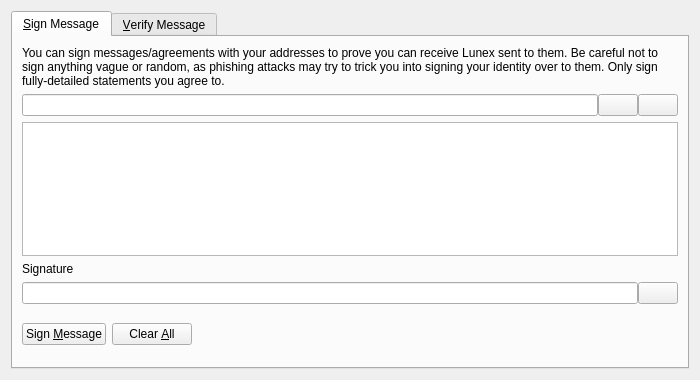
<?xml version="1.0" encoding="UTF-8"?>
<ui version="4.0">
 <class>SignVerifyMessageDialog</class>
 <widget class="QDialog" name="SignVerifyMessageDialog">
  <property name="geometry">
   <rect>
    <x>0</x>
    <y>0</y>
    <width>700</width>
    <height>380</height>
   </rect>
  </property>
  <property name="windowTitle">
   <string>Signatures - Sign / Verify a Message</string>
  </property>
  <property name="modal">
   <bool>true</bool>
  </property>
  <layout class="QVBoxLayout" name="verticalLayout">
   <item>
    <widget class="QTabWidget" name="tabWidget">
     <property name="currentIndex">
      <number>0</number>
     </property>
     <widget class="QWidget" name="tabSignMessage">
      <attribute name="title">
       <string>&amp;Sign Message</string>
      </attribute>
      <layout class="QVBoxLayout" name="verticalLayout_SM">
       <item>
        <widget class="QLabel" name="infoLabel_SM">
         <property name="text">
          <string>You can sign messages/agreements with your addresses to prove you can receive Lunex sent to them. Be careful not to sign anything vague or random, as phishing attacks may try to trick you into signing your identity over to them. Only sign fully-detailed statements you agree to.</string>
         </property>
         <property name="textFormat">
          <enum>Qt::PlainText</enum>
         </property>
         <property name="wordWrap">
          <bool>true</bool>
         </property>
        </widget>
       </item>
       <item>
        <layout class="QHBoxLayout" name="horizontalLayout_1_SM">
         <property name="spacing">
          <number>0</number>
         </property>
         <item>
          <widget class="QValidatedLineEdit" name="addressIn_SM">
           <property name="toolTip">
            <string>The Lunex address to sign the message with</string>
           </property>
          </widget>
         </item>
         <item>
          <widget class="QPushButton" name="addressBookButton_SM">
           <property name="toolTip">
            <string>Choose previously used address</string>
           </property>
           <property name="text">
            <string/>
           </property>
           <property name="shortcut">
            <string>Alt+A</string>
           </property>
           <property name="autoDefault">
            <bool>false</bool>
           </property>
          </widget>
         </item>
         <item>
          <widget class="QPushButton" name="pasteButton_SM">
           <property name="toolTip">
            <string>Paste address from clipboard</string>
           </property>
           <property name="text">
            <string/>
           </property>
           <property name="shortcut">
            <string>Alt+P</string>
           </property>
           <property name="autoDefault">
            <bool>false</bool>
           </property>
          </widget>
         </item>
        </layout>
       </item>
       <item>
        <widget class="QPlainTextEdit" name="messageIn_SM">
         <property name="toolTip">
          <string>Enter the message you want to sign here</string>
         </property>
        </widget>
       </item>
       <item>
        <widget class="QLabel" name="signatureLabel_SM">
         <property name="text">
          <string>Signature</string>
         </property>
         <property name="textFormat">
          <enum>Qt::PlainText</enum>
         </property>
        </widget>
       </item>
       <item>
        <layout class="QHBoxLayout" name="horizontalLayout_2_SM">
         <property name="spacing">
          <number>0</number>
         </property>
         <item>
          <widget class="QLineEdit" name="signatureOut_SM">
           <property name="font">
            <font>
             <italic>true</italic>
            </font>
           </property>
           <property name="readOnly">
            <bool>true</bool>
           </property>
          </widget>
         </item>
         <item>
          <widget class="QPushButton" name="copySignatureButton_SM">
           <property name="toolTip">
            <string>Copy the current signature to the system clipboard</string>
           </property>
           <property name="text">
            <string/>
           </property>
           <property name="autoDefault">
            <bool>false</bool>
           </property>
          </widget>
         </item>
        </layout>
       </item>
       <item>
        <layout class="QHBoxLayout" name="horizontalLayout_3_SM">
         <item>
          <widget class="QPushButton" name="signMessageButton_SM">
           <property name="toolTip">
            <string>Sign the message to prove you own this Lunex address</string>
           </property>
           <property name="text">
            <string>Sign &amp;Message</string>
           </property>
           <property name="autoDefault">
            <bool>false</bool>
           </property>
          </widget>
         </item>
         <item>
          <widget class="QPushButton" name="clearButton_SM">
           <property name="toolTip">
            <string>Reset all sign message fields</string>
           </property>
           <property name="text">
            <string>Clear &amp;All</string>
           </property>
           <property name="autoDefault">
            <bool>false</bool>
           </property>
          </widget>
         </item>
         <item>
          <spacer name="horizontalSpacer_1_SM">
           <property name="orientation">
            <enum>Qt::Horizontal</enum>
           </property>
           <property name="sizeHint" stdset="0">
            <size>
             <width>40</width>
             <height>48</height>
            </size>
           </property>
          </spacer>
         </item>
         <item>
          <widget class="QLabel" name="statusLabel_SM">
           <property name="font">
            <font>
             <weight>75</weight>
             <bold>true</bold>
            </font>
           </property>
           <property name="text">
            <string/>
           </property>
           <property name="wordWrap">
            <bool>true</bool>
           </property>
          </widget>
         </item>
         <item>
          <spacer name="horizontalSpacer_2_SM">
           <property name="orientation">
            <enum>Qt::Horizontal</enum>
           </property>
           <property name="sizeHint" stdset="0">
            <size>
             <width>40</width>
             <height>48</height>
            </size>
           </property>
          </spacer>
         </item>
        </layout>
       </item>
      </layout>
     </widget>
     <widget class="QWidget" name="tabVerifyMessage">
      <attribute name="title">
       <string>&amp;Verify Message</string>
      </attribute>
      <layout class="QVBoxLayout" name="verticalLayout_VM">
       <item>
        <widget class="QLabel" name="infoLabel_VM">
         <property name="text">
          <string>Enter the receiver's address, message (ensure you copy line breaks, spaces, tabs, etc. exactly) and signature below to verify the message. Be careful not to read more into the signature than what is in the signed message itself, to avoid being tricked by a man-in-the-middle attack. Note that this only proves the signing party receives with the address, it cannot prove sendership of any transaction!</string>
         </property>
         <property name="textFormat">
          <enum>Qt::PlainText</enum>
         </property>
         <property name="alignment">
          <set>Qt::AlignLeading|Qt::AlignLeft|Qt::AlignTop</set>
         </property>
         <property name="wordWrap">
          <bool>true</bool>
         </property>
        </widget>
       </item>
       <item>
        <layout class="QHBoxLayout" name="horizontalLayout_1_VM">
         <property name="spacing">
          <number>0</number>
         </property>
         <item>
          <widget class="QValidatedLineEdit" name="addressIn_VM">
           <property name="toolTip">
            <string>The Lunex address the message was signed with</string>
           </property>
          </widget>
         </item>
         <item>
          <widget class="QPushButton" name="addressBookButton_VM">
           <property name="toolTip">
            <string>Choose previously used address</string>
           </property>
           <property name="text">
            <string/>
           </property>
           <property name="shortcut">
            <string>Alt+A</string>
           </property>
           <property name="autoDefault">
            <bool>false</bool>
           </property>
          </widget>
         </item>
        </layout>
       </item>
       <item>
        <widget class="QPlainTextEdit" name="messageIn_VM"/>
       </item>
       <item>
        <widget class="QValidatedLineEdit" name="signatureIn_VM"/>
       </item>
       <item>
        <layout class="QHBoxLayout" name="horizontalLayout_2_VM">
         <item>
          <widget class="QPushButton" name="verifyMessageButton_VM">
           <property name="toolTip">
            <string>Verify the message to ensure it was signed with the specified Lunex address</string>
           </property>
           <property name="text">
            <string>Verify &amp;Message</string>
           </property>
           <property name="autoDefault">
            <bool>false</bool>
           </property>
          </widget>
         </item>
         <item>
          <widget class="QPushButton" name="clearButton_VM">
           <property name="toolTip">
            <string>Reset all verify message fields</string>
           </property>
           <property name="text">
            <string>Clear &amp;All</string>
           </property>
           <property name="autoDefault">
            <bool>false</bool>
           </property>
          </widget>
         </item>
         <item>
          <spacer name="horizontalSpacer_1_VM">
           <property name="orientation">
            <enum>Qt::Horizontal</enum>
           </property>
           <property name="sizeHint" stdset="0">
            <size>
             <width>40</width>
             <height>48</height>
            </size>
           </property>
          </spacer>
         </item>
         <item>
          <widget class="QLabel" name="statusLabel_VM">
           <property name="font">
            <font>
             <weight>75</weight>
             <bold>true</bold>
            </font>
           </property>
           <property name="text">
            <string/>
           </property>
           <property name="wordWrap">
            <bool>true</bool>
           </property>
          </widget>
         </item>
         <item>
          <spacer name="horizontalSpacer_2_VM">
           <property name="orientation">
            <enum>Qt::Horizontal</enum>
           </property>
           <property name="sizeHint" stdset="0">
            <size>
             <width>40</width>
             <height>48</height>
            </size>
           </property>
          </spacer>
         </item>
        </layout>
       </item>
      </layout>
     </widget>
    </widget>
   </item>
  </layout>
 </widget>
 <customwidgets>
  <customwidget>
   <class>QValidatedLineEdit</class>
   <extends>QLineEdit</extends>
   <header>qvalidatedlineedit.h</header>
  </customwidget>
 </customwidgets>
 <resources>
  <include location="../lunex.qrc"/>
 </resources>
 <connections/>
</ui>
